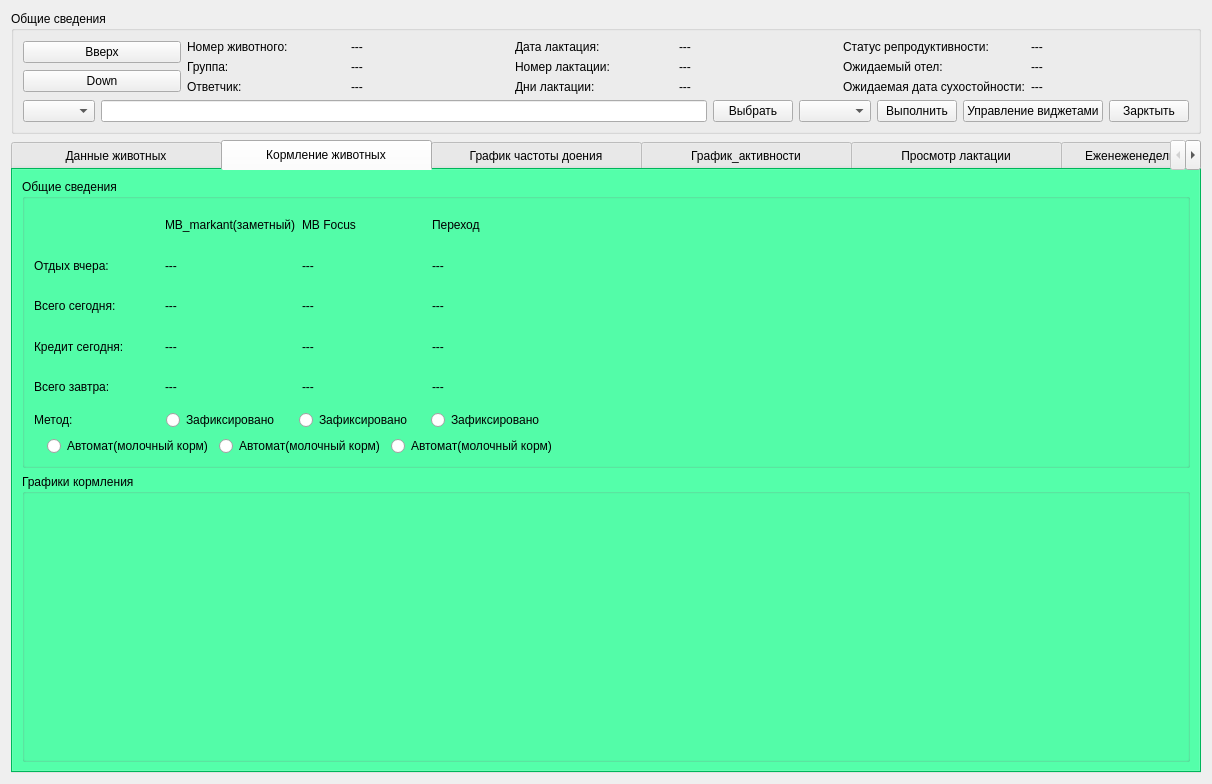
<?xml version="1.0" encoding="UTF-8"?>
<ui version="4.0">
 <class>Form_analyse_reports___reports</class>
 <widget class="QWidget" name="Form_analyse_reports___reports">
  <property name="geometry">
   <rect>
    <x>0</x>
    <y>0</y>
    <width>1212</width>
    <height>784</height>
   </rect>
  </property>
  <property name="windowTitle">
   <string>Form</string>
  </property>
  <layout class="QVBoxLayout" name="verticalLayout_9">
   <item>
    <widget class="QGroupBox" name="groupBox_3">
     <property name="title">
      <string>Общие сведения</string>
     </property>
     <layout class="QVBoxLayout" name="verticalLayout_8">
      <item>
       <layout class="QHBoxLayout" name="horizontalLayout">
        <item>
         <layout class="QVBoxLayout" name="verticalLayout">
          <item>
           <widget class="QPushButton" name="pushButton_up">
            <property name="text">
             <string>Вверх</string>
            </property>
           </widget>
          </item>
          <item>
           <widget class="QPushButton" name="pushButton_down">
            <property name="text">
             <string>Down</string>
            </property>
           </widget>
          </item>
         </layout>
        </item>
        <item>
         <layout class="QVBoxLayout" name="verticalLayout_3">
          <item>
           <widget class="QLabel" name="label_2">
            <property name="text">
             <string>Номер животного:</string>
            </property>
           </widget>
          </item>
          <item>
           <widget class="QLabel" name="label_group">
            <property name="text">
             <string>Группа:</string>
            </property>
           </widget>
          </item>
          <item>
           <widget class="QLabel" name="label_responder">
            <property name="text">
             <string>Ответчик:</string>
            </property>
           </widget>
          </item>
         </layout>
        </item>
        <item>
         <layout class="QVBoxLayout" name="verticalLayout_4">
          <item>
           <widget class="QLabel" name="label_animal_number">
            <property name="text">
             <string>---</string>
            </property>
           </widget>
          </item>
          <item>
           <widget class="QLabel" name="label_current_lactation">
            <property name="text">
             <string>---</string>
            </property>
           </widget>
          </item>
          <item>
           <widget class="QLabel" name="label_days_suhostoinost">
            <property name="text">
             <string>---</string>
            </property>
           </widget>
          </item>
         </layout>
        </item>
        <item>
         <layout class="QVBoxLayout" name="verticalLayout_5">
          <item>
           <widget class="QLabel" name="label_5">
            <property name="text">
             <string>Дата лактация:</string>
            </property>
           </widget>
          </item>
          <item>
           <widget class="QLabel" name="label_number_lactation">
            <property name="text">
             <string>Номер лактации:</string>
            </property>
           </widget>
          </item>
          <item>
           <widget class="QLabel" name="label_days_lactation">
            <property name="text">
             <string>Дни лактации:</string>
            </property>
           </widget>
          </item>
         </layout>
        </item>
        <item>
         <layout class="QVBoxLayout" name="verticalLayout_6">
          <item>
           <widget class="QLabel" name="label_data_lactation">
            <property name="text">
             <string>---</string>
            </property>
           </widget>
          </item>
          <item>
           <widget class="QLabel" name="label_number_lactation_2">
            <property name="text">
             <string>---</string>
            </property>
           </widget>
          </item>
          <item>
           <widget class="QLabel" name="label_days_lactation_2">
            <property name="text">
             <string>---</string>
            </property>
           </widget>
          </item>
         </layout>
        </item>
        <item>
         <layout class="QVBoxLayout" name="verticalLayout_2">
          <item>
           <widget class="QLabel" name="label_8">
            <property name="text">
             <string>Статус репродуктивности:</string>
            </property>
           </widget>
          </item>
          <item>
           <widget class="QLabel" name="label_9">
            <property name="text">
             <string>Ожидаемый отел:</string>
            </property>
           </widget>
          </item>
          <item>
           <widget class="QLabel" name="label">
            <property name="text">
             <string>Ожидаемая дата сухостойности:</string>
            </property>
           </widget>
          </item>
         </layout>
        </item>
        <item>
         <layout class="QVBoxLayout" name="verticalLayout_7">
          <item>
           <widget class="QLabel" name="label_status_reproduction">
            <property name="text">
             <string>---</string>
            </property>
           </widget>
          </item>
          <item>
           <widget class="QLabel" name="label_expected_calving">
            <property name="text">
             <string>---</string>
            </property>
           </widget>
          </item>
          <item>
           <widget class="QLabel" name="label_expected_dryoff_date">
            <property name="text">
             <string>---</string>
            </property>
           </widget>
          </item>
         </layout>
        </item>
       </layout>
      </item>
      <item>
       <layout class="QHBoxLayout" name="horizontalLayout_2">
        <item>
         <widget class="QComboBox" name="comboBox">
          <property name="currentText">
           <string/>
          </property>
          <property name="currentIndex">
           <number>-1</number>
          </property>
         </widget>
        </item>
        <item>
         <widget class="QLineEdit" name="lineEdit"/>
        </item>
        <item>
         <widget class="QPushButton" name="pushButton">
          <property name="text">
           <string>Выбрать</string>
          </property>
         </widget>
        </item>
        <item>
         <widget class="QComboBox" name="comboBox_2"/>
        </item>
        <item>
         <widget class="QPushButton" name="pushButton_2">
          <property name="text">
           <string>Выполнить</string>
          </property>
         </widget>
        </item>
        <item>
         <widget class="QPushButton" name="pushButton_3">
          <property name="text">
           <string>Управление виджетами</string>
          </property>
         </widget>
        </item>
        <item>
         <widget class="QPushButton" name="pushButton_4">
          <property name="text">
           <string>Зарктыть</string>
          </property>
         </widget>
        </item>
       </layout>
      </item>
     </layout>
    </widget>
   </item>
   <item>
    <widget class="QTabWidget" name="tabWidget">
     <property name="styleSheet">
      <string notr="true">QTabWidget
{
   background-color:rgb(0,255,128);
}

QTabWidget:tab-bar
{
    alignment: center;
}

QTabBar:tab
{
   width: 210px;   
   height: 30px;
}

QTabBar:selected
{
    background-color:rgb(0,255,128);
    color.rgb(0,255,128);
}


QTabBar:tab:!selected
{     
    color.rgb(0,255,128);
}


QTabBar:tab:!selected:hover
{ 
    background-color:rgb(0,255,128);
    color.rgb(255,255,255);
}


</string>
     </property>
     <property name="currentIndex">
      <number>1</number>
     </property>
     <widget class="QWidget" name="tab_data_animals">
      <attribute name="title">
       <string>Данные животных</string>
      </attribute>
     </widget>
     <widget class="QWidget" name="tab_animal_feeding">
      <attribute name="title">
       <string>Кормление животных</string>
      </attribute>
      <layout class="QVBoxLayout" name="verticalLayout_14">
       <item>
        <widget class="QGroupBox" name="groupBox_4">
         <property name="title">
          <string>Общие сведения</string>
         </property>
         <layout class="QHBoxLayout" name="horizontalLayout_7">
          <item>
           <layout class="QHBoxLayout" name="horizontalLayout_6">
            <item>
             <layout class="QVBoxLayout" name="verticalLayout_11">
              <item>
               <layout class="QHBoxLayout" name="horizontalLayout_3">
                <item>
                 <layout class="QVBoxLayout" name="verticalLayout_12">
                  <item>
                   <widget class="QLabel" name="label_7">
                    <property name="text">
                     <string/>
                    </property>
                   </widget>
                  </item>
                  <item>
                   <widget class="QLabel" name="label_3">
                    <property name="text">
                     <string>Отдых вчера:</string>
                    </property>
                   </widget>
                  </item>
                  <item>
                   <widget class="QLabel" name="label_group_2">
                    <property name="text">
                     <string>Всего сегодня:</string>
                    </property>
                   </widget>
                  </item>
                  <item>
                   <widget class="QLabel" name="label_responder_2">
                    <property name="text">
                     <string>Кредит сегодня: </string>
                    </property>
                   </widget>
                  </item>
                  <item>
                   <widget class="QLabel" name="label_10">
                    <property name="text">
                     <string>Всего завтра:</string>
                    </property>
                   </widget>
                  </item>
                 </layout>
                </item>
                <item>
                 <layout class="QVBoxLayout" name="verticalLayout_13">
                  <item>
                   <widget class="QLabel" name="label_12">
                    <property name="text">
                     <string>MB_markant(заметный)</string>
                    </property>
                   </widget>
                  </item>
                  <item>
                   <widget class="QLabel" name="label_mb_markant_01">
                    <property name="text">
                     <string>---</string>
                    </property>
                   </widget>
                  </item>
                  <item>
                   <widget class="QLabel" name="label_mb_markant_02">
                    <property name="text">
                     <string>---</string>
                    </property>
                   </widget>
                  </item>
                  <item>
                   <widget class="QLabel" name="label_mb_markant_03">
                    <property name="text">
                     <string>---</string>
                    </property>
                   </widget>
                  </item>
                  <item>
                   <widget class="QLabel" name="label_mb_markant_04">
                    <property name="text">
                     <string>---</string>
                    </property>
                   </widget>
                  </item>
                 </layout>
                </item>
                <item>
                 <layout class="QVBoxLayout" name="verticalLayout_15">
                  <item>
                   <widget class="QLabel" name="label_6">
                    <property name="text">
                     <string>MB Focus</string>
                    </property>
                   </widget>
                  </item>
                  <item>
                   <widget class="QLabel" name="label_mb_focus_01">
                    <property name="text">
                     <string>---</string>
                    </property>
                   </widget>
                  </item>
                  <item>
                   <widget class="QLabel" name="label__mb_focus_02">
                    <property name="text">
                     <string>---</string>
                    </property>
                   </widget>
                  </item>
                  <item>
                   <widget class="QLabel" name="label__mb_focus_03">
                    <property name="text">
                     <string>---</string>
                    </property>
                   </widget>
                  </item>
                  <item>
                   <widget class="QLabel" name="label_mb_focus_04">
                    <property name="text">
                     <string>---</string>
                    </property>
                   </widget>
                  </item>
                 </layout>
                </item>
                <item>
                 <layout class="QVBoxLayout" name="verticalLayout_17">
                  <item>
                   <widget class="QLabel" name="label_4">
                    <property name="text">
                     <string>Переход</string>
                    </property>
                   </widget>
                  </item>
                  <item>
                   <widget class="QLabel" name="label_mb_transition_01">
                    <property name="text">
                     <string>---</string>
                    </property>
                   </widget>
                  </item>
                  <item>
                   <widget class="QLabel" name="label_mb_transition_02">
                    <property name="text">
                     <string>---</string>
                    </property>
                   </widget>
                  </item>
                  <item>
                   <widget class="QLabel" name="label_mb_transition_03">
                    <property name="text">
                     <string>---</string>
                    </property>
                   </widget>
                  </item>
                  <item>
                   <widget class="QLabel" name="label_mb_transition_04">
                    <property name="text">
                     <string>---</string>
                    </property>
                   </widget>
                  </item>
                 </layout>
                </item>
               </layout>
              </item>
              <item>
               <layout class="QVBoxLayout" name="verticalLayout_10">
                <item>
                 <layout class="QHBoxLayout" name="horizontalLayout_5">
                  <item>
                   <widget class="QLabel" name="label_11">
                    <property name="text">
                     <string>Метод: </string>
                    </property>
                   </widget>
                  </item>
                  <item>
                   <widget class="QRadioButton" name="radioButton_fixed_01">
                    <property name="text">
                     <string>Зафиксировано</string>
                    </property>
                   </widget>
                  </item>
                  <item>
                   <widget class="QRadioButton" name="radioButton_fixed_02">
                    <property name="text">
                     <string>Зафиксировано</string>
                    </property>
                   </widget>
                  </item>
                  <item>
                   <widget class="QRadioButton" name="radioButton_fixed_03">
                    <property name="text">
                     <string>Зафиксировано</string>
                    </property>
                   </widget>
                  </item>
                 </layout>
                </item>
                <item>
                 <layout class="QHBoxLayout" name="horizontalLayout_4">
                  <item>
                   <widget class="QLabel" name="label_13">
                    <property name="text">
                     <string/>
                    </property>
                   </widget>
                  </item>
                  <item>
                   <widget class="QRadioButton" name="radioButton_automate_milkfeed_table_01">
                    <property name="text">
                     <string>Автомат(молочный корм)</string>
                    </property>
                   </widget>
                  </item>
                  <item>
                   <widget class="QRadioButton" name="radioButton_automate_milkfeed_table_02">
                    <property name="text">
                     <string>Автомат(молочный корм)</string>
                    </property>
                   </widget>
                  </item>
                  <item>
                   <widget class="QRadioButton" name="radioButton_automate_milkfeed_table_03">
                    <property name="text">
                     <string>Автомат(молочный корм)</string>
                    </property>
                   </widget>
                  </item>
                 </layout>
                </item>
               </layout>
              </item>
             </layout>
            </item>
            <item>
             <spacer name="horizontalSpacer">
              <property name="orientation">
               <enum>Qt::Horizontal</enum>
              </property>
              <property name="sizeHint" stdset="0">
               <size>
                <width>40</width>
                <height>20</height>
               </size>
              </property>
             </spacer>
            </item>
           </layout>
          </item>
         </layout>
        </widget>
       </item>
       <item>
        <widget class="QGroupBox" name="groupBox_plot">
         <property name="title">
          <string>Графики кормления</string>
         </property>
         <layout class="QHBoxLayout" name="horizontalLayout_8">
          <item>
           <layout class="QVBoxLayout" name="verticalLayout_plot"/>
          </item>
         </layout>
        </widget>
       </item>
      </layout>
     </widget>
     <widget class="QWidget" name="tab_milk_quality_graph">
      <attribute name="title">
       <string>График частоты доения</string>
      </attribute>
     </widget>
     <widget class="QWidget" name="tab_graph_activity">
      <attribute name="title">
       <string>График_активности</string>
      </attribute>
     </widget>
     <widget class="QWidget" name="tab_lactation_overview">
      <attribute name="title">
       <string>Просмотр лактации</string>
      </attribute>
     </widget>
     <widget class="QWidget" name="tab_daily_graph">
      <attribute name="title">
       <string>Еженеженедельные графики</string>
      </attribute>
     </widget>
     <widget class="QWidget" name="tab_DLM">
      <attribute name="title">
       <string>DLM</string>
      </attribute>
     </widget>
     <widget class="QWidget" name="tab">
      <attribute name="title">
       <string>Календарь</string>
      </attribute>
     </widget>
     <widget class="QWidget" name="tab_health_event">
      <attribute name="title">
       <string>событие, связанное со здоровьем</string>
      </attribute>
     </widget>
     <widget class="QWidget" name="tab_milk_qulity">
      <attribute name="title">
       <string>Частота доения</string>
      </attribute>
     </widget>
     <widget class="QWidget" name="tab_milk_visit">
      <attribute name="title">
       <string>Посещение доения</string>
      </attribute>
     </widget>
     <widget class="QWidget" name="tab_feed_visit">
      <attribute name="title">
       <string>Посещение кормления</string>
      </attribute>
     </widget>
     <widget class="QWidget" name="tab_daily_overview">
      <attribute name="title">
       <string>Еженедельный просмотр</string>
      </attribute>
     </widget>
    </widget>
   </item>
  </layout>
 </widget>
 <resources/>
 <connections/>
</ui>
